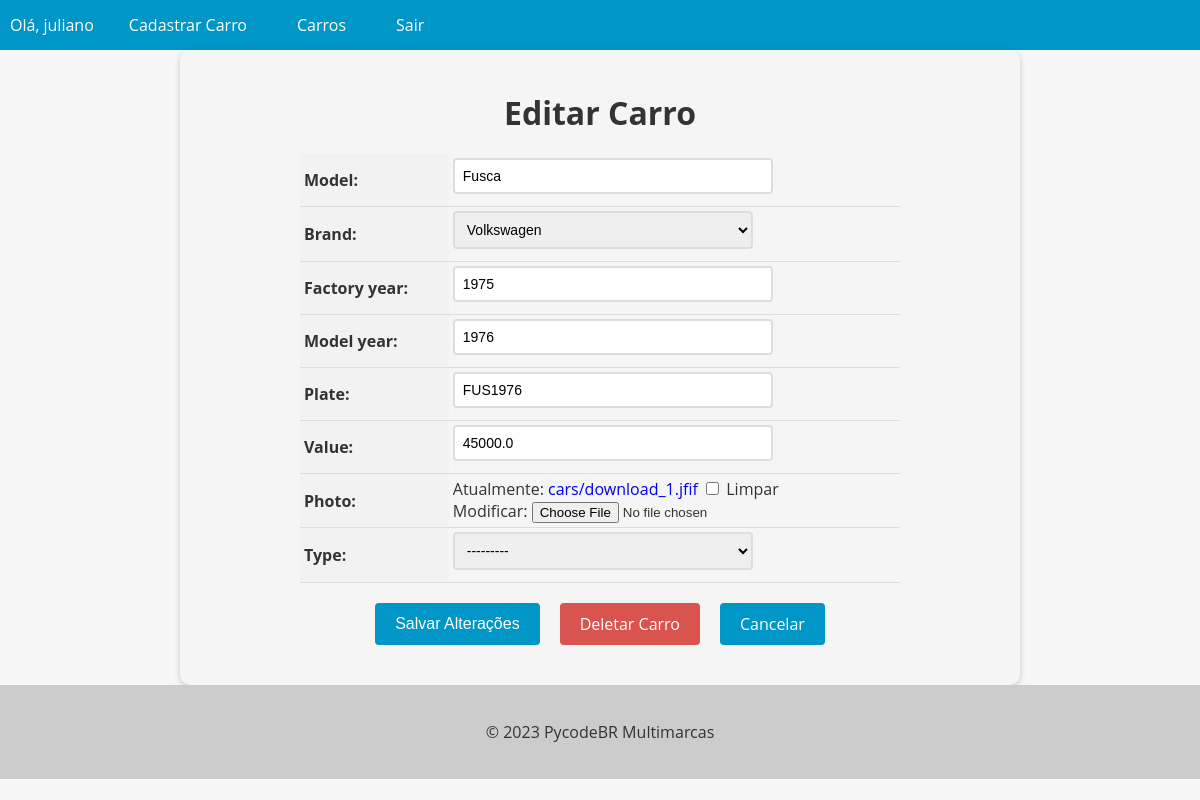
The page /car/5/update/ (signed in) on the database as committed earlier.
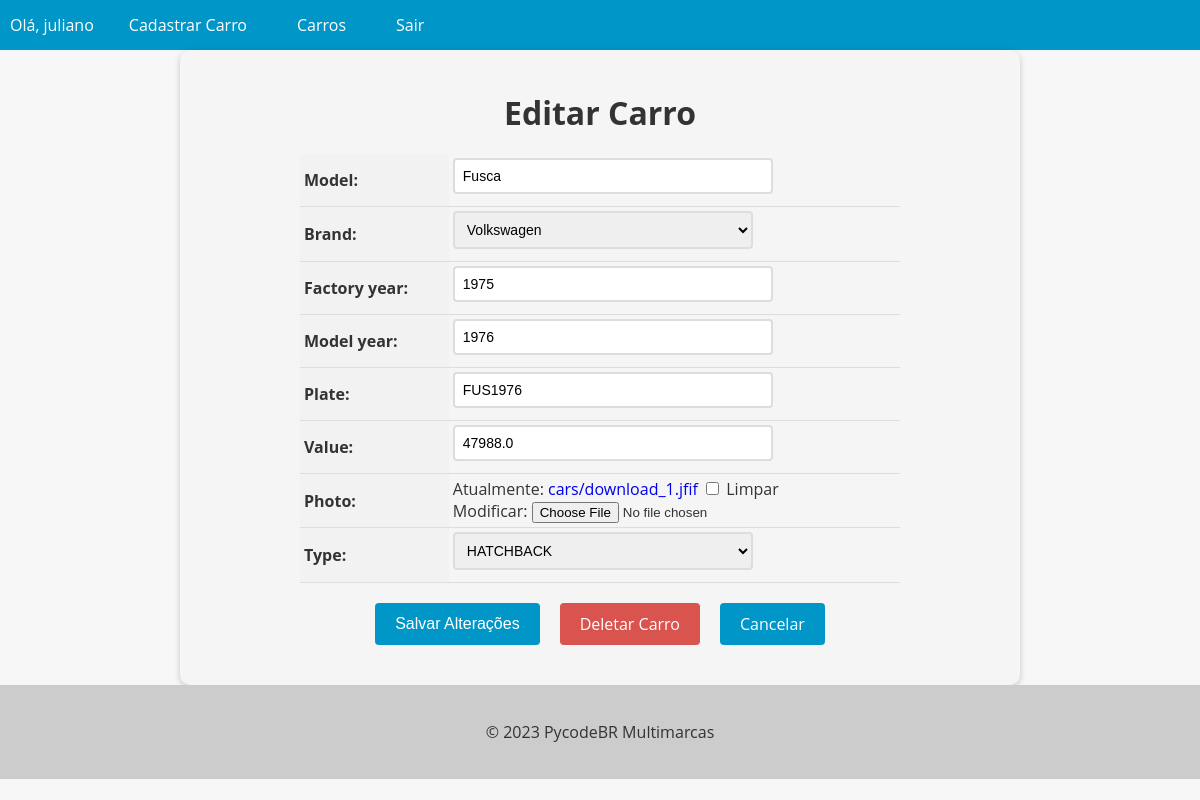
The same page on the database as committed later.
### cars/models.py (models this page shows, shortened)
class Car(models.Model):
    id = models.AutoField(primary_key=True)
    model = models.CharField(max_length=200)
    brand = models.ForeignKey(Brand, on_delete=models.PROTECT, related_name='brands')
    factory_year = models.IntegerField(blank=True, null=True)
    model_year = models.IntegerField(blank=True, null=True)
    plate = models.CharField(max_length=10, blank=True, null=True)
    value = models.FloatField(blank=True, null=True)
    photo = models.ImageField(upload_to='cars/', blank=True, null=True)
    type = models.ForeignKey(Type, on_delete=models.PROTECT, related_name='type', null=True, blank=True)

### cars/views.py (the view, shortened to what this page needs)
# urls.py: path('car/<int:pk>/update/', CarUpdateView.as_view(), name='car_update'),
@method_decorator(login_required(login_url='login'), name='dispatch')
class CarUpdateView(UpdateView):
    model = Car
    form_class = CarModelForm
    template_name = 'car_update.html'
    success_url = '/cars/'

### cars/forms.py (shortened to what this page needs)
class CarModelForm(forms.ModelForm):
    class Meta:
        model = Car
        fields = '__all__'

### cars/models.py (called while the page is built)
    def __str__(self):
        return self.name

    def __str__(self):
        return self.name

### cars/templates/car_update.html (shortened to what this page needs)
{% extends "base.html" %}
{% block content %}
  <form method="post" enctype="multipart/form-data">
    <h1>Editar Carro</h1>
    <table>
      {{ form.as_table }}
    </table>
    <div>
      <div class="buttons-container">
        <input type="submit" value="Salvar Alterações" class="btn btn-primary">
        <a href="{% url 'car_delete' pk=object.pk %}" class="btn btn-danger">Deletar Carro</a>
        <a href="{% url 'cars_list' %}" class="btn btn-secondary">Cancelar</a>
      </div>
    </div>
  </form>
{% endblock %}

### app/templates/base.html (shortened to what this page needs)
<!DOCTYPE html>
<html lang="en">
<head>
</head>
<body>
  <header>
    <nav>
      <ul>
        {% if user.is_authenticated %}
          <li>Olá, {{ user.username }}</li>
          <li><a href="{% url 'new_car' %}">Cadastrar Carro</a></li>
        {% endif %}
        <li><a href="{% url 'cars_list' %}">Carros</a></li>
        {% if user.is_authenticated %}
          <li><a href="{% url 'logout' %}">Sair</a></li>
        {% endif %}
      </ul>
    </nav>
  </header>
  <main>
    {% block content %}
    {% endblock %}
  </main>
  <footer>
    <p>&copy; 2023 PycodeBR Multimarcas</p>
  </footer>
</body>
</html>

### app/templates/base.html (style rules this page uses)
body { font-family: 'Open Sans', sans-serif; background-color: #f7f7f7; color: #333; margin: 0; padding: 0; }
header { background-color: #0096c7; color: #fff; text-align: center; }
footer { background-color: #ccc; color: #333; padding: 20px; text-align: center; }
nav { background-color: #0096c7; color: #fff; height: 50px; display: flex; justify-content: space-between; align-items: center; }
nav ul { list-style: none; margin: 0; padding: 0; display: flex; }
nav ul li { margin: 0 10px; }
nav ul li a { color: #fff; text-decoration: none; font-size: 16px; padding: 15px; transition: all 0.3s ease; }

### cars/templates/car_update.html (style rules this page uses)
form { max-width: 800px; margin: 0 auto; padding: 20px; background-color: #f5f5f5; border-radius: 10px; box-shadow: 0 2px 6px rgba(0, 0, 0, 0.2); }
form h1 { font-size: 2rem; margin-bottom: 20px; text-align: center; }
table { margin: 0 auto; border-collapse: collapse; width: 100%; max-width: 600px; }
th, td { padding: 4px; text-align: left; border-bottom: 1px solid #ddd; }
th { background-color: #f2f2f2; }
input[type="text"], input[type="number"], select, textarea { padding: 8px; font-size: 14px; border: 2px solid #ddd; border-radius: 4px; width: 100%; max-width: 300px; margin-bottom: 8px; transition: border-bottom-color 0.3s ease-in-out; }
.btn { background-color: #0096c7; color: #fff; border: none; padding: 10px 20px; font-size: 16px; border-radius: 4px; cursor: pointer; transition: background-color 0.3s ease-in-out; }
.buttons-container { display: flex; justify-content: center; margin-top: 20px; margin-bottom: 20px; }
.btn { display: inline-block; background-color: #0096c7; color: #fff; border: none; padding: 10px 20px; font-size: 16px; border-radius: 4px; cursor: pointer; transition: background-color 0.3s ease-in-out; margin: 0 10px; }
.btn-danger { background-color: #d9534f; text-decoration: none !important; }
a { text-decoration: none !important; }

Rows that differ between the two databases and show on the page:
changed Car "Fusca": value "45000.0" → "47988.0"; type "---------" → "HATCHBACK"
